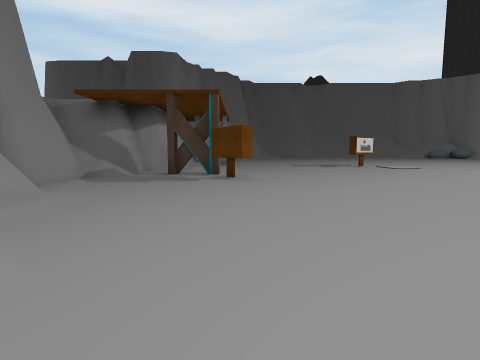
view 1 (above)

24 first-person views from a walk through a Unity game level. The camera is 1.4 m above the floor, tilts 6° down and sees 80° across. The floor is counted in squares, 2 m on a side. Each view is taken from the middle of a square. On the plan, view 1 faces up. The plan holds only what a view shows up to about 10 squares ahead; the rest is blank. The place goes on beyond the plan. The player is left out.

view 2
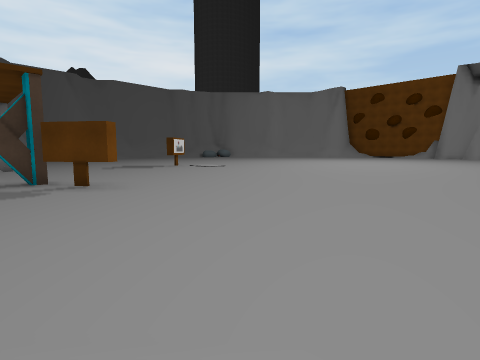

view 3
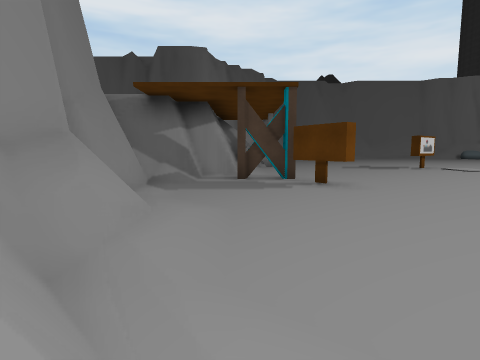

view 4
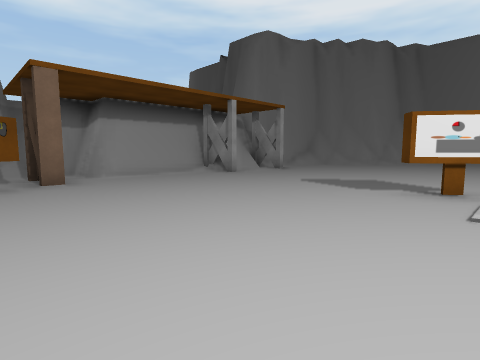

view 5
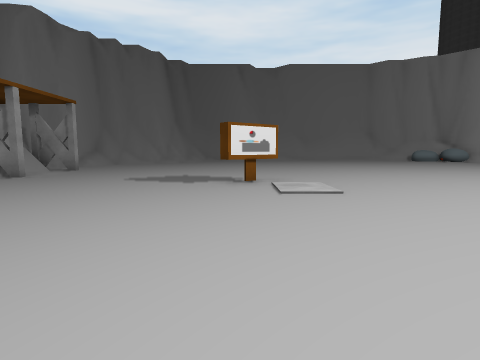

view 6
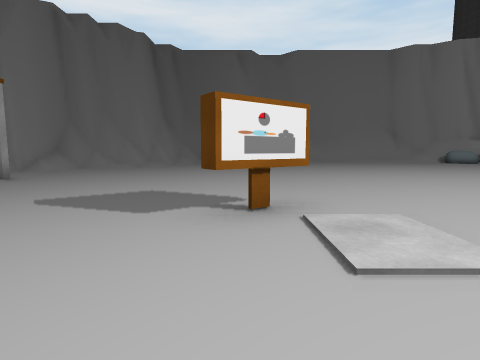

view 7
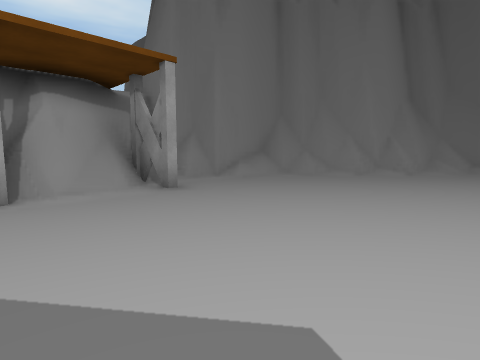

view 8
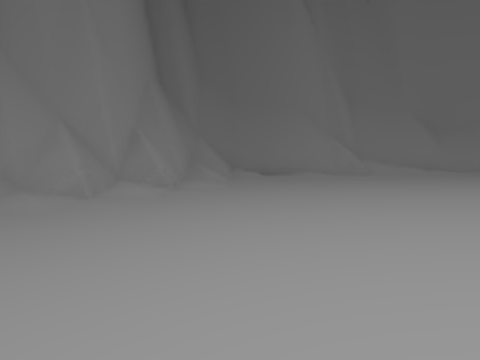

view 9
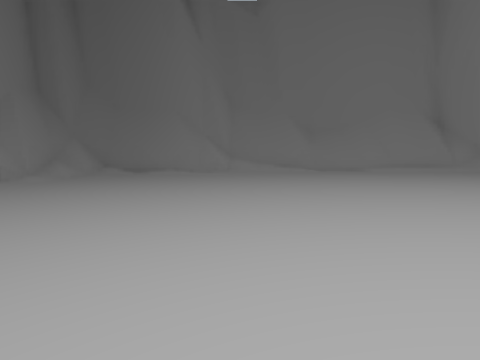

view 10
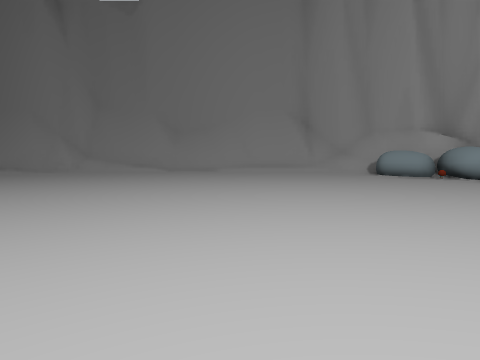

view 11
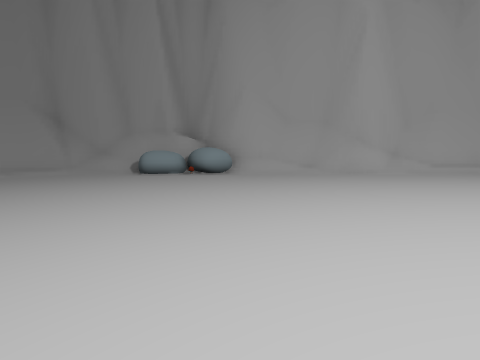

view 12
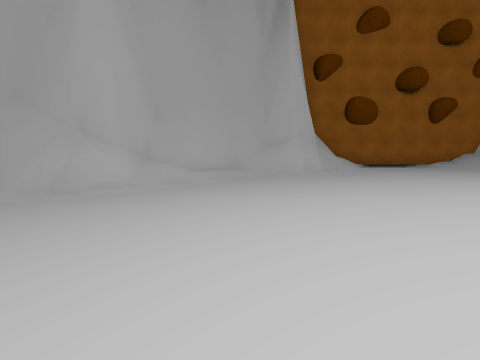

view 13
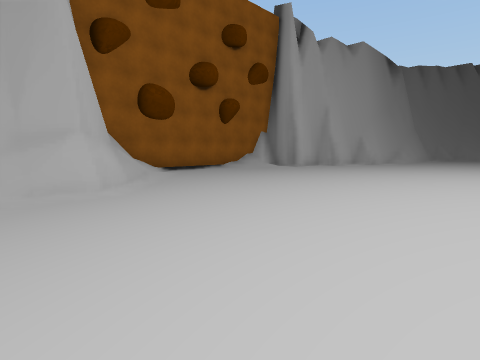

view 14
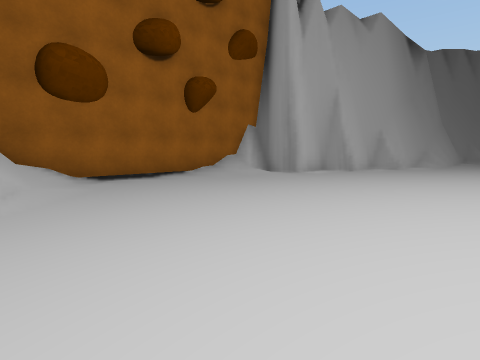

view 15
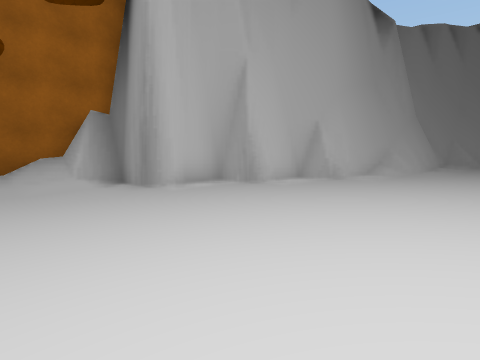

view 16
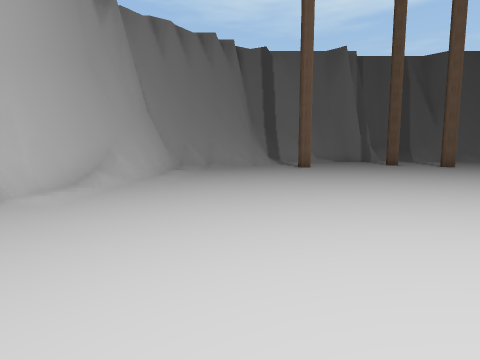

view 17
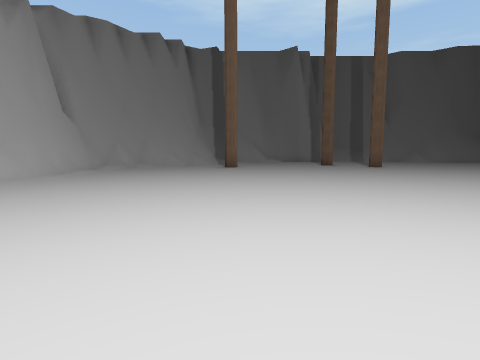

view 18
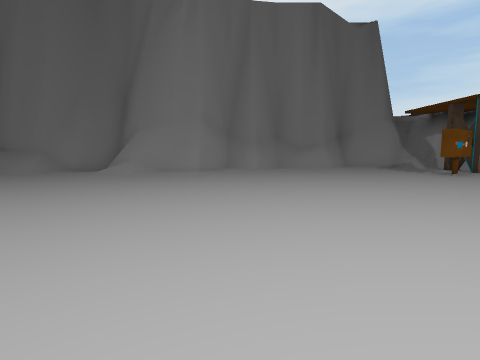

view 19
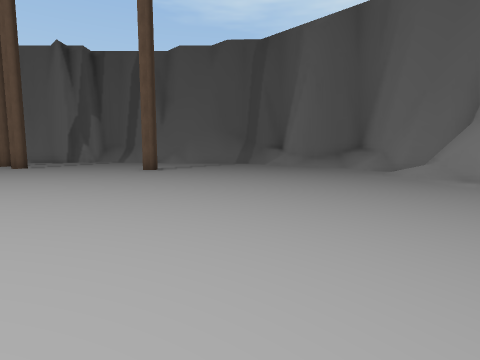

view 20
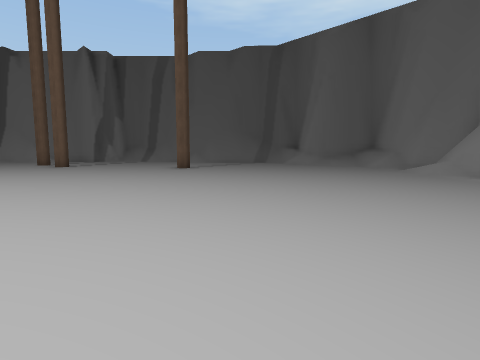

view 21
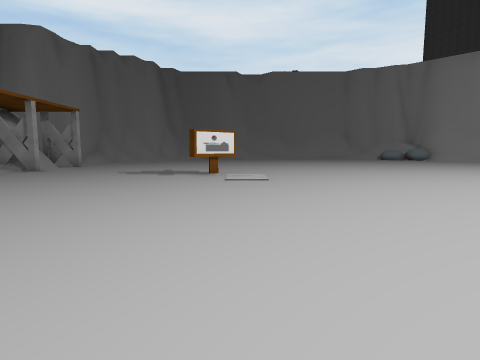

view 22
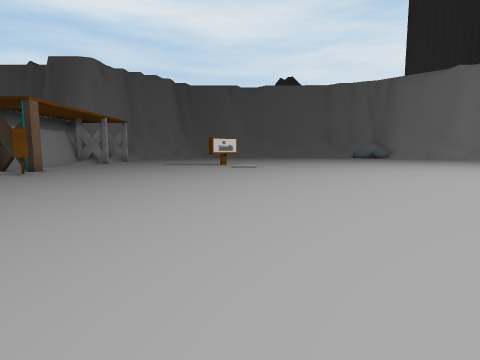

view 23
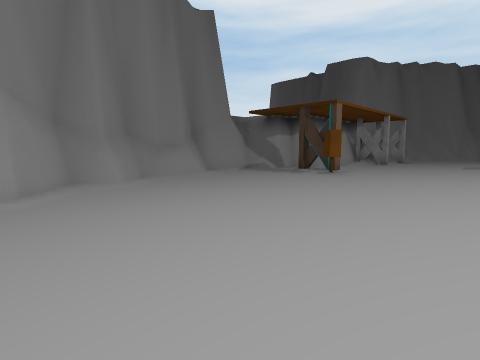

view 24
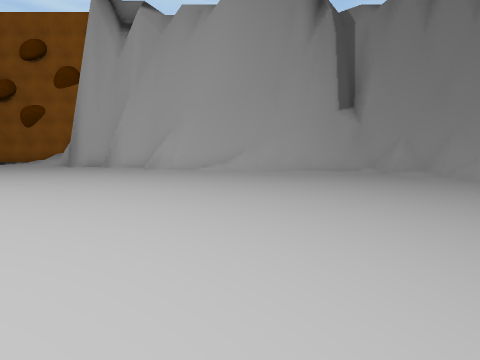

### Floor plan
Key: @ floor where view 1 was taken; # wall or solid block; . floor; / step, stairs or slope; S sign; R rock; O other object.
Columns run from 5 left of view 1 to 28 right of it. Each row starts with its distance up from view 1.
 26           #############
 25       ######........//###
 24       #//............RR##
 23       #/...............R##
 22     ###................./##
 21    ###.................../#
 20    #......................##
 19    #.......................###
 18   ##......................../##
 17   #........................../#
 16   ##O.........................##
 15   ##...............    .......##
 14    ##...............    .......###
 13    #O......S........    .......//#
 12    #......S........     .........#
 11   ##..............       ........#
 10  ###.............        ........#
  9 ###.................     ........#
  8 #//OO...............     ......./#
  7 ##...S.............      ......./#
  6 ##................     . .......##
  5  #...............     ..........#
  4  #..............     ..........##
  3  #..............    ...........#
  2  ##.............   ...........##
  1   #............    ...........#
  0   ##.@..........  .........../#
 -1    ##......................../#
 -2    ##........................##
 -3    ##........................##
 -4    #.........................#
 -5    ##.......#.....     ...../#

Positions as (right, up) in squares from view 1, and headings:
1: (0, 0), facing up
2: (-2, 1), facing up-right
3: (-2, 1), facing up
4: (6, 7), facing up-left
5: (5, 6), facing up
6: (5, 9), facing up
7: (4, 13), facing up-left
8: (3, 17), facing up
9: (7, 16), facing up
10: (12, 16), facing up
11: (12, 16), facing up-right
12: (16, 17), facing right
13: (19, 17), facing down-right
14: (21, 14), facing down-right
15: (21, 9), facing down-right
16: (21, 6), facing down
17: (18, 6), facing down
18: (8, 1), facing left
19: (4, 5), facing down
20: (5, 6), facing down
21: (6, 4), facing up
22: (6, -1), facing up
23: (4, -1), facing up-left
24: (14, -1), facing right
